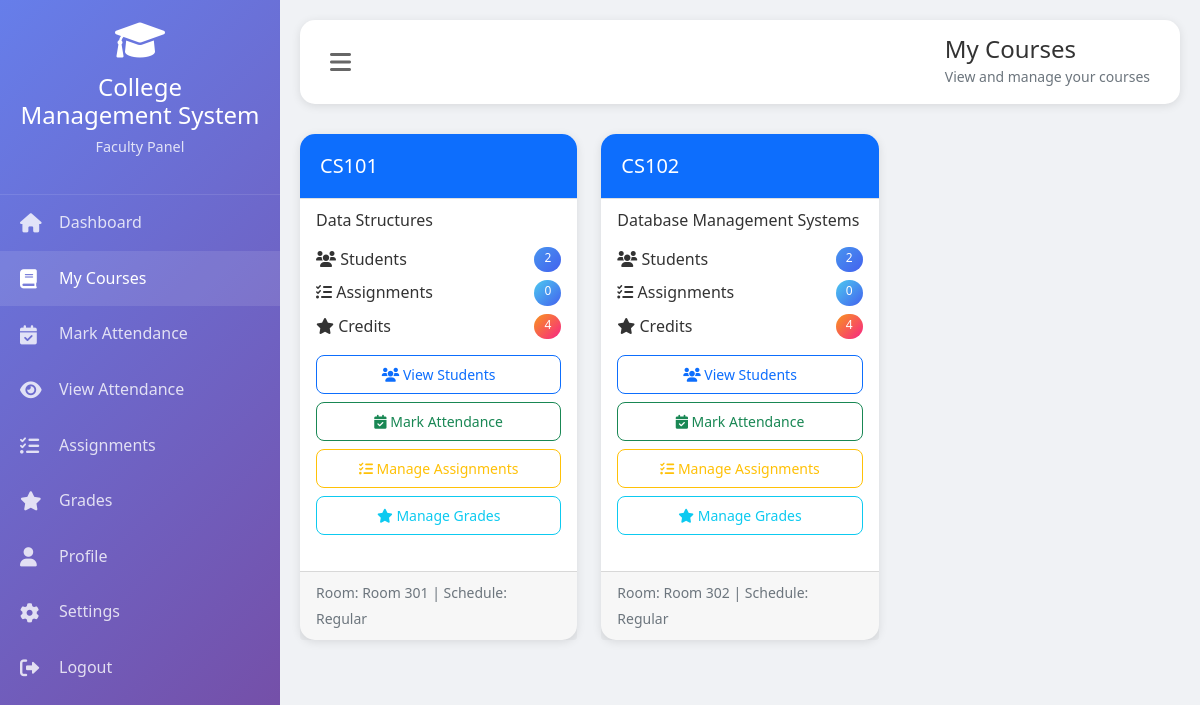
The page /my_courses.php (signed in) on the database its author committed.
### tables this page shows
CREATE TABLE course_assignments (
    id INT PRIMARY KEY AUTO_INCREMENT,
    faculty_id INT,
    course_id INT,
    academic_year VARCHAR(20),
    semester VARCHAR(20),
    schedule TEXT,
    room VARCHAR(50),
    FOREIGN KEY (faculty_id) REFERENCES faculty(id),
    FOREIGN KEY (course_id) REFERENCES courses(id)
);

CREATE TABLE courses (
    id INT PRIMARY KEY AUTO_INCREMENT,
    course_code VARCHAR(20) UNIQUE NOT NULL,
    course_name VARCHAR(100) NOT NULL,
    credits INT,
    semester INT,
    department VARCHAR(100),
    description TEXT,
    syllabus TEXT,
    created_at TIMESTAMP DEFAULT CURRENT_TIMESTAMP
);

### functions.php (called while the page is built, shortened)
<?php
function getFacultyByUserId($user_id) {
    global $conn;
    $user_id = intval($user_id);
    $result = $conn->query("SELECT f.*, u.full_name, u.email, u.phone, u.address
                           FROM faculty f
                           JOIN users u ON f.user_id = u.id
                           WHERE f.user_id = $user_id");
    if ($result && $result->num_rows > 0) {
        return $result->fetch_assoc();
    }
    return null;
}
function getFacultyCourses($faculty_id) {
    global $conn;
    $faculty_id = intval($faculty_id);
    $result = $conn->query("SELECT c.*, ca.semester, ca.room, ca.schedule
                           FROM courses c
                           JOIN course_assignments ca ON c.id = ca.course_id
                           WHERE ca.faculty_id = $faculty_id");
    $courses = [];
    if ($result) {
        while ($row = $result->fetch_assoc()) {
            $courses[] = $row;
        }
    }
    return $courses;
}
?>

### my_courses.php (the view, shortened to what this page needs)
<?php
$user_id = $_SESSION['user_id'];
$faculty = getFacultyByUserId($user_id);
$courses = getFacultyCourses($faculty['id']);
include '../includes/header.php';
include '../includes/sidebar.php';
?>
<div class="main-content" id="mainContent">
    <div class="top-bar">
        <button class="menu-toggle" onclick="toggleSidebar()">
            <i class="fas fa-bars"></i>
        </button>
        <div>
            <h4 class="mb-0">My Courses</h4>
            <small class="text-muted">View and manage your courses</small>
        </div>
    </div>
    <div class="row">
        <?php if(count($courses) > 0): ?>
            <?php foreach($courses as $course):
                $student_count = $conn->query("SELECT COUNT(*) as count FROM student_courses WHERE course_id = {$course['id']}")->fetch_assoc()['count'];
                $assignment_count = $conn->query("SELECT COUNT(*) as count FROM assignments WHERE course_id = {$course['id']}")->fetch_assoc()['count'];
            ?>
            <div class="col-md-6 col-lg-4 mb-4">
                <div class="card h-100">
                    <div class="card-header bg-primary text-white">
                        <h5 class="card-title mb-0"><?php echo $course['course_code']; ?></h5>
                    </div>
                    <div class="card-body">
                        <h6 class="card-subtitle mb-3"><?php echo $course['course_name']; ?></h6>
                        <div class="mb-3">
                            <div class="d-flex justify-content-between mb-2">
                                <span><i class="fas fa-users"></i> Students</span>
                                <span class="badge bg-info"><?php echo $student_count; ?></span>
                            </div>
                            <div class="d-flex justify-content-between mb-2">
                                <span><i class="fas fa-tasks"></i> Assignments</span>
                                <span class="badge bg-success"><?php echo $assignment_count; ?></span>
                            </div>
                            <div class="d-flex justify-content-between mb-2">
                                <span><i class="fas fa-star"></i> Credits</span>
                                <span class="badge bg-warning"><?php echo $course['credits']; ?></span>
                            </div>
                        </div>
                        <div class="d-grid gap-2">
                            <a href="view_course_students.php?id=<?php echo $course['id']; ?>" class="btn btn-outline-primary btn-sm">
                                <i class="fas fa-users"></i> View Students
                            </a>
                            <a href="mark_attendance.php?course_id=<?php echo $course['id']; ?>" class="btn btn-outline-success btn-sm">
                                <i class="fas fa-calendar-check"></i> Mark Attendance
                            </a>
                            <a href="assignments.php?course_id=<?php echo $course['id']; ?>" class="btn btn-outline-warning btn-sm">
                                <i class="fas fa-tasks"></i> Manage Assignments
                            </a>
                            <a href="grades.php?course_id=<?php echo $course['id']; ?>" class="btn btn-outline-info btn-sm">
                                <i class="fas fa-star"></i> Manage Grades
                            </a>
                        </div>
                    </div>
                    <div class="card-footer text-muted">
                        <small>Room: <?php echo $course['room'] ?? 'TBA'; ?> | Schedule: <?php echo $course['schedule'] ?? 'Regular'; ?></small>
                    </div>
                </div>
            </div>
            <?php endforeach; ?>
        <?php endif; ?>
    </div>
</div>
<?php include '../includes/footer.php'; ?>

### style.css (style rules this page uses)
:root { --primary-color: #4361ee; --secondary-color: #3f37c9; --success-color: #4cc9f0; --danger-color: #f72585; --warning-color: #f8961e; --info-color: #4895ef; --dark-color: #1e1e2f; --light-color: #f8f9fa; }
* { margin: 0; padding: 0; box-sizing: border-box; }
body { font-family: 'Segoe UI', Tahoma, Geneva, Verdana, sans-serif; background: #f0f2f5; color: #333; line-height: 1.6; }
.card { border: none; border-radius: 15px; box-shadow: 0 2px 10px rgba(0,0,0,0.1); transition: all 0.3s ease; }
.card-header { background: white; border-bottom: 1px solid #e0e0e0; padding: 20px; border-radius: 15px 15px 0 0 !important; }
.btn { padding: 8px 16px; border-radius: 8px; font-weight: 500; transition: all 0.3s ease; }
.badge { padding: 5px 10px; border-radius: 20px; font-weight: 500; }
.badge.bg-success { background: linear-gradient(135deg, #4cc9f0, #4361ee) !important; }
.badge.bg-warning { background: linear-gradient(135deg, #f8961e, #f72585) !important; }
.badge.bg-info { background: linear-gradient(135deg, #4895ef, #4361ee) !important; }

### header.php (style rules this page uses)
:root { --primary-color: #4361ee; --secondary-color: #3f37c9; --success-color: #4cc9f0; --danger-color: #f72585; --warning-color: #f8961e; --info-color: #4895ef; --dark-color: #1e1e2f; --light-color: #f8f9fa; }
body { font-family: 'Segoe UI', Tahoma, Geneva, Verdana, sans-serif; background: #f0f2f5; }
.main-content { margin-left: 280px; padding: 20px; transition: all 0.3s ease; }
.top-bar { background: white; padding: 15px 30px; border-radius: 15px; box-shadow: 0 2px 10px rgba(0,0,0,0.1); margin-bottom: 30px; display: flex; align-items: center; justify-content: space-between; }
.menu-toggle { background: none; border: none; font-size: 1.5em; color: #666; cursor: pointer; }
.card { border: none; border-radius: 15px; box-shadow: 0 2px 10px rgba(0,0,0,0.1); margin-bottom: 20px; }
.card-header { background: white; border-bottom: 1px solid #e0e0e0; padding: 20px; border-radius: 15px 15px 0 0 !important; }
.badge { padding: 5px 10px; border-radius: 20px; }

### rows shown on the page
course_assignments: course.course_code "CS101", course.course_name "Data Structures", student_count "2", assignment_count "0", course.credits "4", room "Room 301", schedule "Regular"
course_assignments: course.course_code "CS102", course.course_name "Database Management Systems", course "2", assignment_count "0", course.credits "4", room "Room 302", schedule "Regular"

### other values the page prints
SITE_NAME "College Management System"
$role "Faculty"
